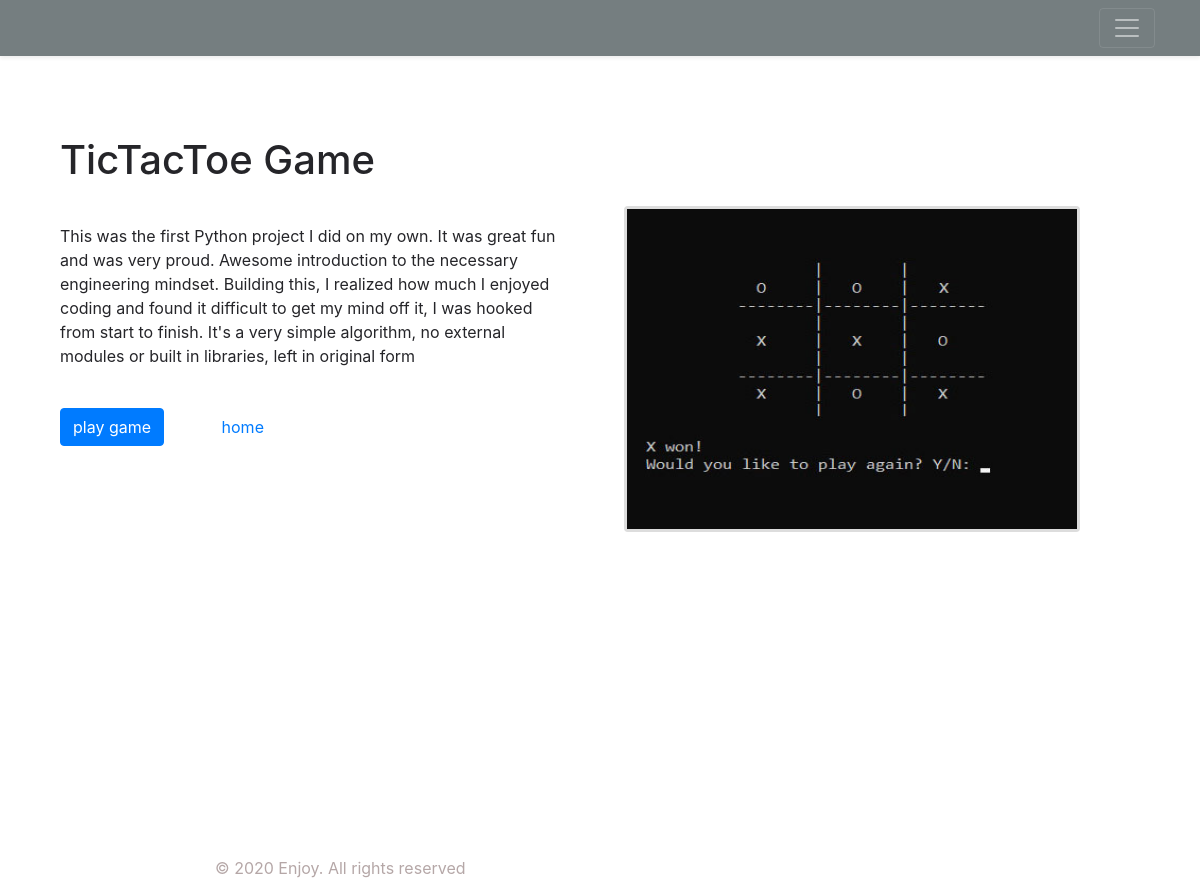
/1/, run on the app's committed database.
### portfolio/models.py (models this page shows, shortened)
class Project(models.Model):
    title = models.CharField(max_length=100)
    description = models.TextField(max_length=2000)
    image = models.ImageField(upload_to='portfolio/images/')
    url = models.URLField(blank=True)

### portfolio/views.py (the view)
# urls.py: path('<int:project_id>/', views.project_detail, name= 'project_detail'),
def project_detail(request, project_id):
    project= get_object_or_404(Project, pk=project_id)
    return render(request, 'portfolio/portfolio_detail.html', {'project':project})

### portfolio/templates/portfolio/portfolio_detail.html (shortened to what this page needs)
{% extends 'portfolio/base.html' %}
{% block content %}
<div class="footer_padding">
  <div class="projectimage">
    <a href="#" style="color:#252529; text-decoration: none;"><img src="{{ project.image.url }}" height="320" width="450">
  </div>
  <h1 class="pr_title">{{ project.title }}</h1>
  <p class="pr_description">{{ project.description|safe }}</p>
  {% if project.title == 'TicTacToe Game' %}
  <a class="li_nk" href="{{ project.url }}" target="_blank"><p class='btn btn-primary'>play game</p></a>
  {% else %}
  <a class="li_nk" href="{{ project.url }}" target="_blank"><p class='btn btn-primary'>view site</p></a>
  {% endif %}
  <a class="ho_me" href="{% url 'home' %}"><p class='btn btn-link' style="text-decoration: none;">home</p></a>
</div>
<br>
<br>
<br>
<br>
<br>
<br>
<footer style="bottom: 0;"class="footer_detail">
  <div class="container">
    <p>© 2020 Enjoy. All rights reserved</p>
  </div>
</footer>
{% endblock %}

### portfolio/static/css/master.css (style rules this page uses)
.pr_title { margin-top: 80px; margin-bottom: 40px; margin-right: 30px; margin-left: 60px; }
.pr_description { margin-top: 0px; margin-bottom: 40px; margin-right: 30px; margin-left: 60px; }
.li_nk { margin-top: 0px; margin-bottom: 40px; margin-right: 30px; margin-left: 60px; }
.ho_me { margin-top: 0px; margin-bottom: 40px; margin-right: 30px; margin-left: 10px; }
.projectimage { border: 3px solid #ddd; border-radius: 4px; float: right; margin-top: 70px; margin-bottom: 40px; margin-right: 120px; margin-left: 60px; }
.footer_padding { padding-bottom: 250px; }
.footer_detail { bottom: 0; margin-left: 200px; color: #b5a7a7; }

### data on the page
Project: image (picture), title "TicTacToe Game", description "This was the first Python project I did on my own. It was great fun and was very proud. Awesome introduction to the necessary engineering mindset. Building this, I realized how much I enjoyed coding and found it difficult to get my mind off it, I was hooked from start to finish. It's a very simple algorithm, no external modules or built in libraries, left in original form"
